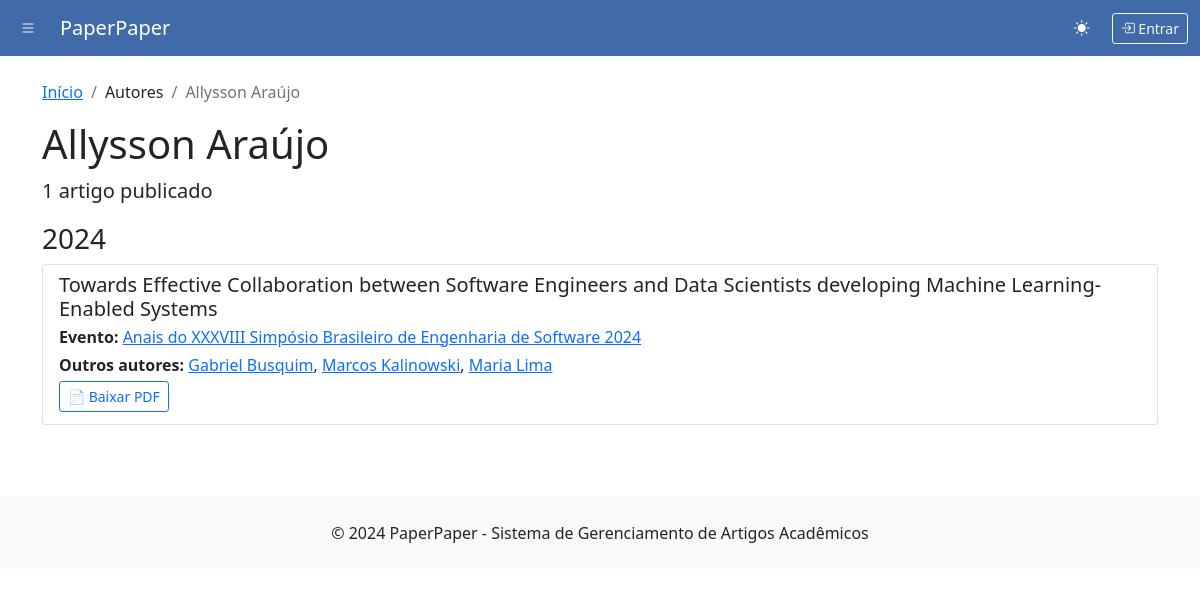
Page /authors/allysson-araujo/ on the committed database.
### paperpaper/models.py (models this page shows, shortened)
class Author(models.Model):
    full_name = models.CharField(max_length=200, verbose_name="Nome Completo")
    slug = models.SlugField(unique=True, blank=True)
    created_at = models.DateTimeField(auto_now_add=True, verbose_name="Criado em")
    class Meta:
        verbose_name = "Autor"
        verbose_name_plural = "Autores"
        ordering = ['full_name']

class Article(models.Model):
    title = models.CharField(max_length=500, verbose_name="Título")
    authors = models.ManyToManyField(Author, related_name='articles', verbose_name="Autores")
    edition = models.ForeignKey(Edition, on_delete=models.CASCADE, related_name='articles')
    start_page = models.PositiveIntegerField(verbose_name="Página Inicial", null=True, blank=True)
    end_page = models.PositiveIntegerField(verbose_name="Página Final", null=True, blank=True)
    pdf_file = models.FileField(upload_to=article_pdf_upload_path, verbose_name="Arquivo PDF", null=True, blank=True)
    bibtex_key = models.CharField(max_length=100, verbose_name="Chave BibTeX", blank=True)
    slug = models.SlugField(max_length=600, blank=True)
    created_at = models.DateTimeField(auto_now_add=True, verbose_name="Criado em")
    updated_at = models.DateTimeField(auto_now=True, verbose_name="Atualizado em")
    class Meta:
        verbose_name = "Artigo"
        verbose_name_plural = "Artigos"
        ordering = ['-edition__year', 'title']
    @property
    def pages_range(self):
        if self.start_page and self.end_page:
            return f"{self.start_page}--{self.end_page}"
        return ""

class Edition(models.Model):
    event = models.ForeignKey(Event, on_delete=models.CASCADE, related_name='editions')
    year = models.PositiveIntegerField(verbose_name="Ano")
    location = models.CharField(max_length=200, verbose_name="Local")
    created_at = models.DateTimeField(auto_now_add=True, verbose_name="Criado em")
    updated_at = models.DateTimeField(auto_now=True, verbose_name="Atualizado em")
    class Meta:
        verbose_name = "Edição"
        verbose_name_plural = "Edições"
        unique_together = ['event', 'year']
        ordering = ['-year']

class Event(models.Model):
    name = models.CharField(max_length=200, verbose_name="Nome do Evento")
    acronym = models.CharField(max_length=20, unique=True, verbose_name="Sigla")
    promoting_entity = models.CharField(max_length=200, verbose_name="Entidade Promotora")
    slug = models.SlugField(unique=True, blank=True)
    created_at = models.DateTimeField(auto_now_add=True, verbose_name="Criado em")
    updated_at = models.DateTimeField(auto_now=True, verbose_name="Atualizado em")
    class Meta:
        verbose_name = "Evento"
        verbose_name_plural = "Eventos"
        ordering = ['name']

### paperpaper/views.py (the view)
# urls.py: path('authors/<slug:slug>/', views.author_detail, name='author_detail'),
def author_detail(request, slug):
    author = get_object_or_404(Author, slug=slug)
    articles_by_year = {}
    articles = author.articles.select_related('edition__event').order_by('-edition__year', 'title')
    for article in articles:
        year = article.edition.year
        if year not in articles_by_year:
            articles_by_year[year] = []
        articles_by_year[year].append(article)
    context = {
        'author': author,
        'articles_by_year': articles_by_year,
        'total_articles': articles.count()
    }
    return render(request, 'paperpaper/author_detail.html', context)

### paperpaper/templates/paperpaper/author_detail.html (shortened to what this page needs)
{% extends 'paperpaper/base.html' %}
{% block content %}
<div class="row">
    <div class="col-12">
        <nav aria-label="breadcrumb">
            <ol class="breadcrumb">
                <li class="breadcrumb-item"><a href="{% url 'home' %}">Início</a></li>
                <li class="breadcrumb-item">Autores</li>
                <li class="breadcrumb-item active">{{ author.full_name }}</li>
            </ol>
        </nav>
        <h1>{{ author.full_name }}</h1>
        <p class="lead">{{ total_articles }} artigo{{ total_articles|pluralize }} publicado{{ total_articles|pluralize }}</p>
        {% if articles_by_year %}
            {% for year, articles in articles_by_year.items %}
            <div class="mb-4">
                <h3>{{ year }}</h3>
                <div class="list-group">
                    {% for article in articles %}
                    <div class="list-group-item">
                        <h5 class="mb-1">{{ article.title }}</h5>
                        <p class="mb-1">
                            <strong>Evento:</strong>
                            <a href="{% url 'edition_detail' article.edition.event.slug article.edition.year %}">
                                {{ article.edition.event.name }} {{ article.edition.year }}
                            </a>
                        </p>
                        <p class="mb-1">
                            <strong>Outros autores:</strong>
                            {% for co_author in article.authors.all %}
                                {% if co_author != author %}
                                    <a href="{% url 'author_detail' co_author.slug %}">{{ co_author.full_name }}</a>{% if not forloop.last %}, {% endif %}
                                {% endif %}
                            {% endfor %}
                        </p>
                        {% if article.pdf_file %}
                        <p class="mb-1">
                            <a href="{{ article.pdf_file.url }}" target="_blank" class="btn btn-sm btn-outline-primary">
                                📄 Baixar PDF
                            </a>
                        </p>
                        {% endif %}
                    </div>
                    {% endfor %}
                </div>
            </div>
            {% endfor %}
        {% else %}
            <div class="alert alert-info">
                Nenhum artigo encontrado para este autor.
            </div>
        {% endif %}
    </div>
</div>
{% endblock %}

### paperpaper/templates/paperpaper/base.html (style rules this page uses)
:root { --bs-primary: rgb(65, 106, 168); --bs-primary-rgb: 65, 106, 168; }

### rows in the picture
Author: full_name "Allysson Araújo"
Article: year "2024", title "Towards Effective Collaboration between Software Engineers and Data Scientists developing Machine Learning-Enabled Systems", edition.event.name "Anais do XXXVIII Simpósio Brasileiro de Engenharia de Software", edition.year "2024"
Author: full_name "Gabriel Busquim"
Author: full_name "Marcos Kalinowski"
Author: full_name "Maria Lima"

### other values in the picture
{{ total_articles }} "1"
